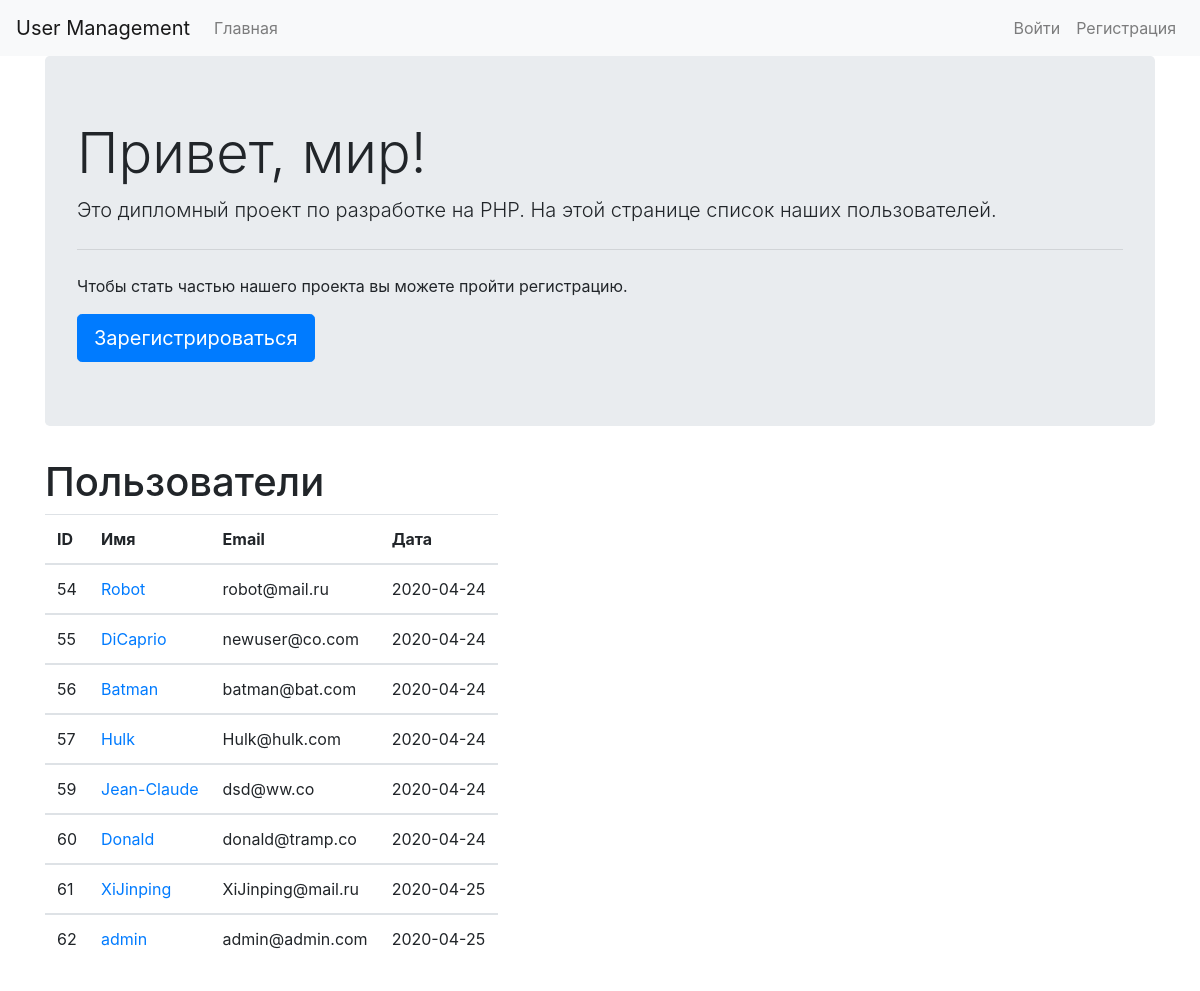
The page / on the database its author committed.
### tables this page shows
CREATE TABLE `users` (
  `id` int(11) NOT NULL,
  `email` varchar(255) NOT NULL,
  `username` varchar(255) NOT NULL,
  `password` varchar(255) NOT NULL,
  `group_id` int(11) NOT NULL DEFAULT 1,
  `time` date NOT NULL,
  `status` varchar(255) DEFAULT NULL
);

### classes/Config.php (called while the page is built)
<?php
class Config {
    public static function get($path = null) {
        if($path) {
            $config = $GLOBALS['config'];
            $path = explode( '.', $path);
            foreach($path as $item) {
                if(isset($config[$item])) {
                    $config = $config[$item];
                }
            }
            return $config;
        }
        return false;
    }
}

### classes/Database.php (called while the page is built, shortened)
<?php
class Database {
    private static $instance = null;
    private $pdo, $query, $error = false, $results, $count;
    private function __construct() {
        try {
            $this->pdo = new PDO("mysql:host=" . Config::get('mysql.host') . ";dbname=" . Config::get('mysql.database'), Config::get('mysql.username'), Config::get('mysql.password'));
        } catch (PDOException $exception) {
            die($exception->getMessage());
        }
    }
    public static function getInstance() {
        if(!isset(self::$instance)) {
            self::$instance = new Database;
        }
        return self::$instance;
    }
    public function query($sql, $params = [])
    {
        $this->error = false;
        $this->query = $this->pdo->prepare($sql);
        if(count($params)) {
            $i = 1;
            foreach($params as $param) {
                $this->query->bindValue($i, $param);
                $i++;
            }
        }
        if(!$this->query->execute()) {
            $this->error = true;
        } else {
            $this->results = $this->query->fetchAll(PDO::FETCH_OBJ);
            $this->count = $this->query->rowCount();
        }
        return $this;
    }
    public function error()
    {
        return $this->error;
    }
    public function results()
    {
        return $this->results;
    }
    public function count()
    {
        return $this->count;
    }
    public function get($table, $where = [])
    {
        return $this->action('SELECT *', $table, $where);
    }
    public function action($action, $table, $where = [])
    {
        if(count($where) === 3) {
            $operators = ['=', '>', '<', '>=', '<='];
            $field = $where[0];
            $operator = $where[1];
            $value = $where[2];
            if(in_array($operator, $operators)) {
                $sql = "{$action} FROM {$table} WHERE {$field} {$operator} ?";
                if(!$this->query($sql, [$value])->error()) {
                    return $this;
                }
            }
        }
        return false;
    }
}

### classes/User.php (called while the page is built, shortened)
<?php
class User {
    private $db, $data, $session_name, $isLoggedIn, $cookieName;
    public function __construct($user = null) {
        $this->session_name = Config::get('session.user_session');
    }
    public function isLoggedIn() {
        return $this->isLoggedIn;
    }
}

### classes/Session.php (called while the page is built, shortened)
<?php
class Session {
    public static function exists($name) {
        return (isset($_SESSION[$name])) ? true : false;
    }
}

### index.php (the view, shortened to what this page needs)
<?php
$user = new User;
$users = Database::getInstance()->query("SELECT * FROM users");
?>
<!DOCTYPE html>
<html lang="en">
<head>
  <link rel="stylesheet" href="https://stackpath.bootstrapcdn.com/bootstrap/4.4.1/css/bootstrap.min.css">
</head>
<body>
    <nav class="navbar navbar-expand-lg navbar-light bg-light">
      <a class="navbar-brand" href="#">User Management</a>
      <div class="collapse navbar-collapse" id="navbarSupportedContent">
        <ul class="navbar-nav mr-auto">
          <li class="nav-item">
            <a class="nav-link" href="#">Главная</a>
          </li>
        </ul>
        <ul class="navbar-nav">
            <? if ($user->isLoggedIn()): ?>
                <li class="nav-item"><a class="nav-link" href='#'>Hi, <?= $user->data()->username; ?></a></li>
                <li class="nav-item"><a class="nav-link" href='logout.php'> Logout</a></li>
            <? else: ?>
                <li class="nav-item">
                <a href="login.php" class="nav-link">Войти</a>
              </li>
                 <li class="nav-item">
                <a href="register.php" class="nav-link">Регистрация</a>
              </li>
           <? endif; ?>
        </ul>
      </div>
    </nav>
  <div class="container">
    <div class="row">
      <div class="col-md-12">
        <div class="jumbotron">
          <h1 class="display-4">Привет, мир!</h1>
          <p class="lead">Это дипломный проект по разработке на PHP. На этой странице список наших пользователей.</p>
          <hr class="my-4">
          <p>Чтобы стать частью нашего проекта вы можете пройти регистрацию.</p>
             <? if ($user->isLoggedIn()): ?>
                <a href="profile.php?id=<?=$users->first()->id;?>"> Hello, mr. <?= $user->data()->username ;?></a>
                 <? if ($user->hasPermissions('admin')): ?>
                    <h5>You are admin!</h5>
                 <? endif; ?>
             <? else: ?>
                 <a class="btn btn-primary btn-lg" href="register.php" role="button">Зарегистрироваться</a>
            <? endif; ?>
        </div>
      </div>
    </div>
<?php
$users = Database::getInstance()->query("SELECT * FROM users");
?>
    <div class="row">
      <div class="col-md-12">
        <h1>Пользователи</h1>
        <table class="table table-responsive">
          <thead>
            <tr>
              <th>ID</th>
              <th>Имя</th>
              <th>Email</th>
              <th>Дата</th>
            </tr>
          </thead>
        <?php foreach($users->results() as $user):?>
          <tbody>
            <tr>
              <td><?= $user->id;?></td>
              <td><a href="user_profile.php?id=<?= $user->id;?>"><?= $user->username;?></a></td>
              <td><?= $user->email;?></td>
              <td><?= $user->time;?></td>
            </tr>
          </tbody>
          <?php endforeach;?>
        </table>
      </div>
    </div>
  </div>
<br><br>
</body>
</html>

### rows shown on the page
users: id "54", username "Robot", email "robot@mail.ru", time "2020-04-24"
users: id "55", username "DiCaprio", email "newuser@co.com", time "2020-04-24"
users: id "56", username "Batman", email "batman@bat.com", time "2020-04-24"
users: id "57", username "Hulk", email "Hulk@hulk.com", time "2020-04-24"
users: id "59", username "Jean-Claude", email "dsd@ww.co", time "2020-04-24"
users: id "60", username "Donald", email "donald@tramp.co", time "2020-04-24"
users: id "61", username "XiJinping", email "XiJinping@mail.ru", time "2020-04-25"
users: id "62", username "admin", email "admin@admin.com", time "2020-04-25"
